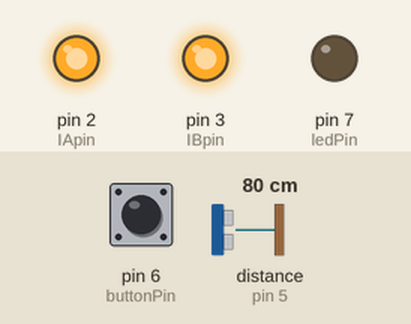
This sketch was run on a simulated Arduino Uno, built with avr-gcc and run on an emulated ATmega328P. On the bench: output pins drawn as LEDs (lit = HIGH). Inputs (shaded band) come from the test bench; at power-on: pin 6 (buttonPin) LOW, distance to the obstacle (sensor on pin 5) 80 cm. The echo pulse lasts 58.3 µs per cm; pins used as bus, display or sensor lines are not drawn; what the sketch prints to the serial monitor is not drawn.

Above: at 1.2 s.
1.3 s: pin 6 (buttonPin) pulled HIGH for 0.15 s
At 1.9 s:
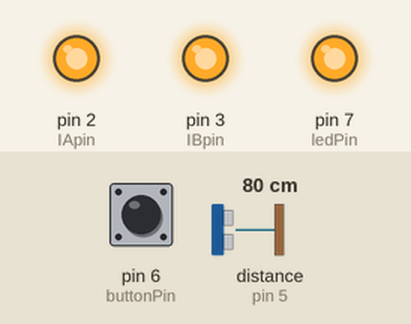
2.9 s: distance to the obstacle (sensor on pin 5) set to 33 cm
4.4 s: distance to the obstacle (sensor on pin 5) set to 27 cm
At 5.4 s:
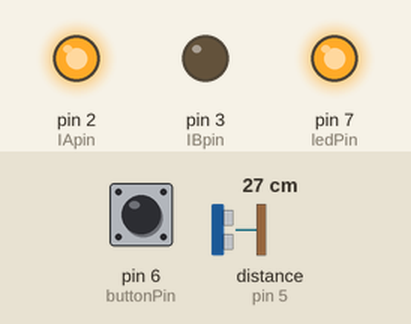
5.9 s: pin 6 (buttonPin) pulled HIGH for 1 s
At 6.7 s:
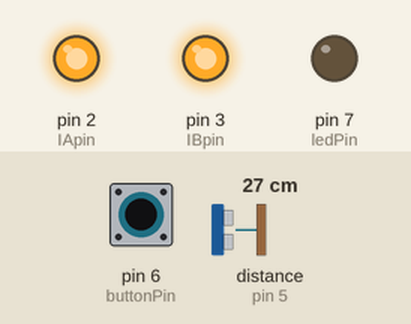
8.4 s: pin 6 (buttonPin) pulled HIGH for 3.2 s
At 9.5 s:
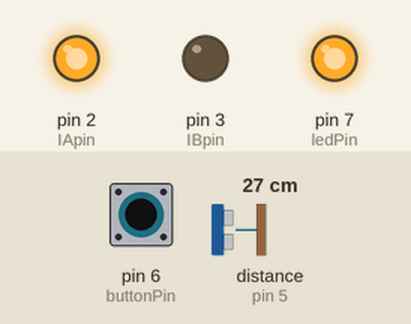
Timing chart, 0 to 11.4 s (numbered marks = the images above; inputs shaded):
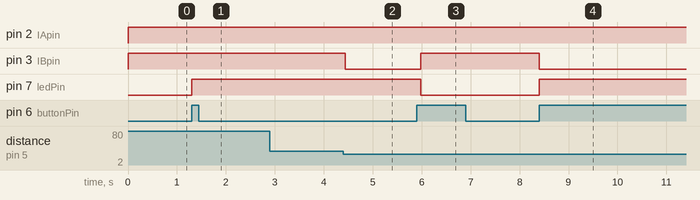

Measured:
- the behaviour switches between 31 and 30 cm on distance to the obstacle (sensor on pin 5) (found by bisection; images 1 and 2)
- after the input at 1.3 s, pin 7 (ledPin): LOW → HIGH at once
- after the input at 2.9 s, every drawn part: stays the same
- after the input at 4.4 s, pin 3 (IBpin): HIGH → LOW at once
- after the input at 5.9 s, pin 3 (IBpin): LOW → HIGH after 0.08 s; pin 7 (ledPin): HIGH → LOW after 0.08 s
- after the input at 8.4 s, pin 3 (IBpin): HIGH → LOW at once; pin 7 (ledPin): LOW → HIGH at once

The sketch:

UltrasonicFan.ino
```cpp
/*
做的一个利用超声波传感器检测距离，控制风扇开关的装置
并且可以利用按钮开关整个装置，led用于表现装置的开关
*/

#define IApin 2 //设置L9110电机控制板IA口与arduino pin2连接

#define IBpin 3 //设置L9110电机控制板IA口与arduino pin3连接

const int TrigPin = 4; //超声波发射端接4

const int EchoPin = 5; //超声波接收端接5

float cm;

const int  buttonPin = 6; //按钮接6

const int ledPin = 7;//led接7

int buttonPushCounter = 0;  //初始化计数

int buttonState = 0; //初始化按钮状态

int lastButtonState = 0; //初始化上一次按钮状态

int flag = 0;//初始化检测数

int lastflag = 0;//初始化上一次的检测数

int delaytime = 100;//休息0.1秒

void setup()//初始化函数

{

  Serial.begin(9600);

  pinMode(buttonPin, INPUT);//设置输出输入

  pinMode(ledPin, OUTPUT);

  pinMode(TrigPin, OUTPUT);

  pinMode(EchoPin, INPUT);

  pinMode (IApin, OUTPUT); //设置arduino pin2 为输出引脚，作为L9110电机控制板的TTL输入信号

  pinMode (IBpin, OUTPUT); //设置arduino pin3 为输出引脚，作为L9110电机控制板的TTL输入信号

}

void loop()//循环函数

{

  buttonState = digitalRead(buttonPin);//获得目前的按钮状态

  if (buttonState != lastButtonState) {//与上个状态比较

    if (buttonState == HIGH) {//由不按改变为按的话 输出次数

      buttonPushCounter++;
      Serial.println();
      Serial.print("number of button pushes: ");
      Serial.println(buttonPushCounter);
    } else {//由按改变为不按的话 输出空
      Serial.println();
    }

  }

  lastButtonState = buttonState;//更新状态

  if(buttonPushCounter==0)//刚刚连接的情况
  {


    }

  if((buttonPushCounter>=1)&&(buttonPushCounter%2==1))//亮灯开启
  {

  digitalWrite(ledPin, HIGH);//点亮led

  digitalWrite(TrigPin, LOW); //输出两毫秒低电平信号

  delayMicroseconds(2);

  digitalWrite(TrigPin, HIGH);//输出十毫秒高电平信号

  delayMicroseconds(10);

  digitalWrite(TrigPin, LOW);//输出低电平

  cm = pulseIn(EchoPin, HIGH) / 58; //读取回波时间 将回波时间换算成cm

  cm = (int(cm * 100)) / 100; //保留两位小数

  Serial.print("距离为：");

  Serial.print(cm);

  Serial.println("cm");//串口输出

  if (cm<=30)//距离小于三十厘米
{
  flag = 1;

  if(lastflag!=flag)//风扇状态改变
  {

    Serial.println("风扇开启！！！");

    lastflag=1;

  }

  digitalWrite (IApin, HIGH); //IA口输入高电平

  digitalWrite (IBpin, LOW); //IB口输入低电平 风扇转动

  delay(delaytime);//delay

  }

  else//距离大于三十厘米
  {

  flag=0;

    if(lastflag!=flag)//风扇状态改变
  {

    Serial.println("风扇关闭！！！");

    lastflag=0;

  }

  digitalWrite (IApin, HIGH); //同时输出高电平

  digitalWrite (IBpin, HIGH); //马达停转

  delay(delaytime);//delay

    }

    }
else///按钮为偶数次时
{

  digitalWrite(ledPin, LOW);

  digitalWrite (IApin, HIGH);

  digitalWrite (IBpin, HIGH);

  }

}
```
